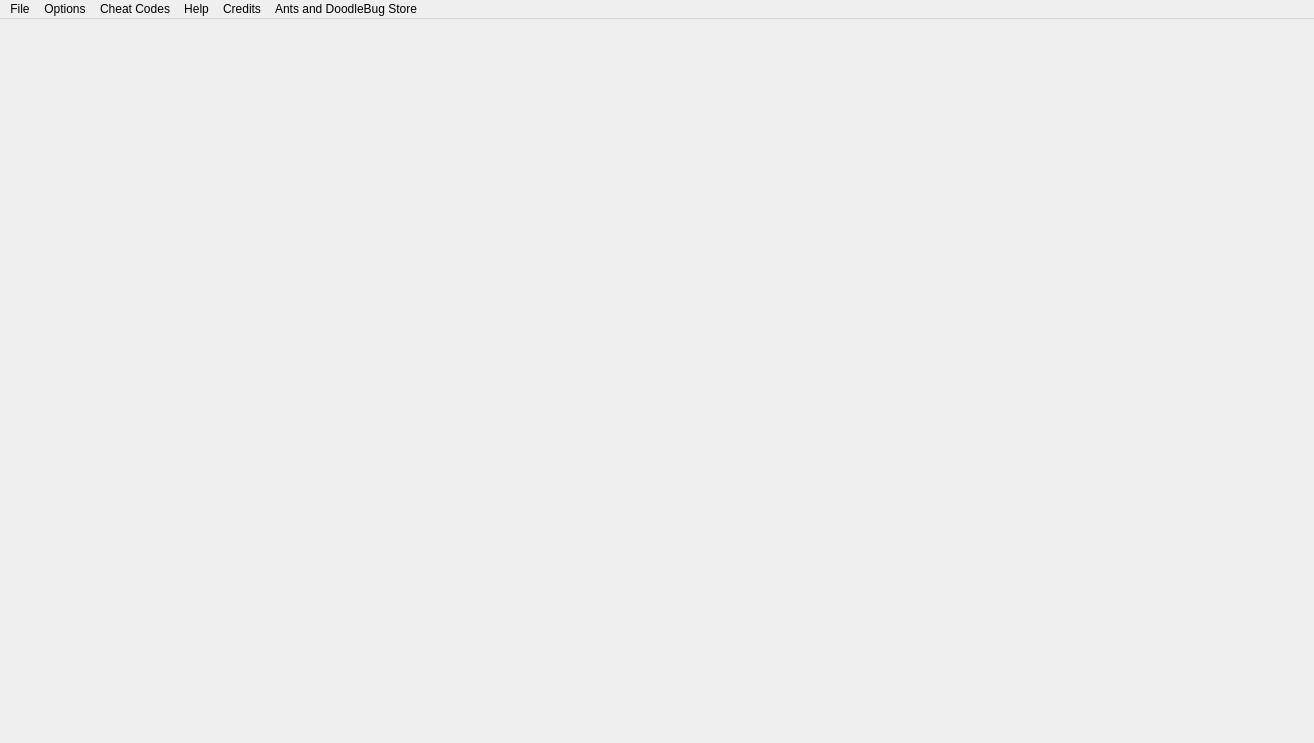
<?xml version="1.0" encoding="UTF-8"?>
<ui version="4.0">
 <class>MainWindow</class>
 <widget class="QMainWindow" name="MainWindow">
  <property name="geometry">
   <rect>
    <x>0</x>
    <y>0</y>
    <width>1314</width>
    <height>743</height>
   </rect>
  </property>
  <property name="windowTitle">
   <string>MainWindow</string>
  </property>
  <widget class="QWidget" name="centralWidget">
   <widget class="QWidget" name="widget" native="true">
    <property name="geometry">
     <rect>
      <x>-1</x>
      <y>-1</y>
      <width>1301</width>
      <height>571</height>
     </rect>
    </property>
   </widget>
  </widget>
  <widget class="QMenuBar" name="menuBar">
   <property name="geometry">
    <rect>
     <x>0</x>
     <y>0</y>
     <width>1314</width>
     <height>26</height>
    </rect>
   </property>
   <widget class="QMenu" name="menuFile">
    <property name="title">
     <string>File</string>
    </property>
    <widget class="QMenu" name="menuSave_Game">
     <property name="title">
      <string>Save Game</string>
     </property>
     <addaction name="actionSave_Slot_1"/>
     <addaction name="separator"/>
     <addaction name="actionSave_Slot_2"/>
     <addaction name="separator"/>
     <addaction name="actionSave_Slot_3"/>
     <addaction name="separator"/>
     <addaction name="actionSave_Slot_4"/>
     <addaction name="separator"/>
     <addaction name="actionSave_Slot_5"/>
    </widget>
    <widget class="QMenu" name="menuOpen_Game">
     <property name="title">
      <string>Open Game</string>
     </property>
     <addaction name="actionSave_Slot_6"/>
     <addaction name="separator"/>
     <addaction name="actionSave_Slot_7"/>
     <addaction name="separator"/>
     <addaction name="actionSave_Slot_8"/>
     <addaction name="separator"/>
     <addaction name="actionSave_Slot_9"/>
     <addaction name="separator"/>
     <addaction name="actionSave_Slot_10"/>
    </widget>
    <addaction name="separator"/>
    <addaction name="actionPause_Game"/>
    <addaction name="separator"/>
    <addaction name="actionNew_Game"/>
    <addaction name="separator"/>
    <addaction name="actionMain_Menu"/>
    <addaction name="separator"/>
    <addaction name="menuSave_Game"/>
    <addaction name="separator"/>
    <addaction name="menuOpen_Game"/>
   </widget>
   <widget class="QMenu" name="menuOptions">
    <property name="title">
     <string>Options</string>
    </property>
    <widget class="QMenu" name="menuCostume">
     <property name="title">
      <string>Costumes</string>
     </property>
     <addaction name="action1"/>
     <addaction name="separator"/>
     <addaction name="action2"/>
     <addaction name="separator"/>
     <addaction name="action3"/>
     <addaction name="separator"/>
     <addaction name="action4"/>
     <addaction name="separator"/>
     <addaction name="action5"/>
    </widget>
    <widget class="QMenu" name="menuStep_Through">
     <property name="title">
      <string>Step Through</string>
     </property>
     <widget class="QMenu" name="menuAutomatic">
      <property name="title">
       <string>Automatic</string>
      </property>
      <widget class="QMenu" name="menuSpeed">
       <property name="title">
        <string>Speed</string>
       </property>
       <addaction name="actionX2"/>
       <addaction name="separator"/>
       <addaction name="actionX4"/>
       <addaction name="separator"/>
       <addaction name="actionX6"/>
       <addaction name="separator"/>
       <addaction name="actionX8"/>
       <addaction name="separator"/>
       <addaction name="actionX10"/>
      </widget>
      <addaction name="menuSpeed"/>
     </widget>
     <addaction name="actionManual"/>
     <addaction name="separator"/>
     <addaction name="menuAutomatic"/>
    </widget>
    <addaction name="separator"/>
    <addaction name="menuCostume"/>
    <addaction name="separator"/>
    <addaction name="menuStep_Through"/>
   </widget>
   <widget class="QMenu" name="menuCheat_Codes">
    <property name="title">
     <string>Cheat Codes</string>
    </property>
    <widget class="QMenu" name="menuDiscovered">
     <property name="title">
      <string>Discovered</string>
     </property>
     <addaction name="actionCheat_1"/>
     <addaction name="separator"/>
     <addaction name="actionCheat_2"/>
     <addaction name="separator"/>
     <addaction name="actionCheat_3"/>
     <addaction name="separator"/>
     <addaction name="actionCheat_4"/>
     <addaction name="separator"/>
     <addaction name="actionCheat_5"/>
    </widget>
    <addaction name="actionAdd"/>
    <addaction name="separator"/>
    <addaction name="menuDiscovered"/>
   </widget>
   <widget class="QMenu" name="menuHelp">
    <property name="title">
     <string>Help</string>
    </property>
   </widget>
   <widget class="QMenu" name="menuCredits">
    <property name="title">
     <string>Credits</string>
    </property>
    <addaction name="actionAri_Berkson"/>
    <addaction name="actionAustin_Harmon"/>
    <addaction name="actionAdam_Mallon"/>
    <addaction name="actionJed_Ahmadia"/>
   </widget>
   <widget class="QMenu" name="menuAnts_and_Doodle_Store">
    <property name="title">
     <string>Ants and DoodleBug Store</string>
    </property>
    <addaction name="separator"/>
    <addaction name="actionAdd_Jewels"/>
    <addaction name="separator"/>
    <addaction name="actionAdd_Revive"/>
    <addaction name="separator"/>
   </widget>
   <addaction name="menuFile"/>
   <addaction name="menuOptions"/>
   <addaction name="menuCheat_Codes"/>
   <addaction name="menuHelp"/>
   <addaction name="menuCredits"/>
   <addaction name="menuAnts_and_Doodle_Store"/>
  </widget>
  <action name="actionPause_Game">
   <property name="text">
    <string>Pause Game</string>
   </property>
  </action>
  <action name="actionNew_Game">
   <property name="text">
    <string>New Game</string>
   </property>
  </action>
  <action name="actionMain_Menu">
   <property name="text">
    <string>Main Menu</string>
   </property>
  </action>
  <action name="action1">
   <property name="checkable">
    <bool>true</bool>
   </property>
   <property name="text">
    <string>1.</string>
   </property>
  </action>
  <action name="action2">
   <property name="checkable">
    <bool>true</bool>
   </property>
   <property name="text">
    <string>2.</string>
   </property>
  </action>
  <action name="action3">
   <property name="checkable">
    <bool>true</bool>
   </property>
   <property name="text">
    <string>3.</string>
   </property>
  </action>
  <action name="action4">
   <property name="checkable">
    <bool>true</bool>
   </property>
   <property name="text">
    <string>4.</string>
   </property>
  </action>
  <action name="action5">
   <property name="checkable">
    <bool>true</bool>
   </property>
   <property name="text">
    <string>5.</string>
   </property>
  </action>
  <action name="actionManual">
   <property name="checkable">
    <bool>true</bool>
   </property>
   <property name="text">
    <string>Manual</string>
   </property>
  </action>
  <action name="actionX2">
   <property name="checkable">
    <bool>true</bool>
   </property>
   <property name="text">
    <string>x2</string>
   </property>
  </action>
  <action name="actionX4">
   <property name="checkable">
    <bool>true</bool>
   </property>
   <property name="text">
    <string>x4</string>
   </property>
  </action>
  <action name="actionX6">
   <property name="checkable">
    <bool>true</bool>
   </property>
   <property name="text">
    <string>x6</string>
   </property>
  </action>
  <action name="actionX8">
   <property name="checkable">
    <bool>true</bool>
   </property>
   <property name="text">
    <string>x8</string>
   </property>
  </action>
  <action name="actionX10">
   <property name="checkable">
    <bool>true</bool>
   </property>
   <property name="text">
    <string>x10</string>
   </property>
   <property name="toolTip">
    <string>Make the step through 10x Faster</string>
   </property>
  </action>
  <action name="actionSave_Slot_1">
   <property name="text">
    <string>Save Slot 1</string>
   </property>
  </action>
  <action name="actionSave_Slot_2">
   <property name="text">
    <string>Save Slot 2</string>
   </property>
  </action>
  <action name="actionSave_Slot_3">
   <property name="text">
    <string>Save Slot 3</string>
   </property>
  </action>
  <action name="actionSave_Slot_4">
   <property name="text">
    <string>Save Slot 4</string>
   </property>
  </action>
  <action name="actionSave_Slot_5">
   <property name="text">
    <string>Save Slot 5</string>
   </property>
  </action>
  <action name="actionAdd">
   <property name="text">
    <string>Add</string>
   </property>
  </action>
  <action name="actionCheat_1">
   <property name="checkable">
    <bool>true</bool>
   </property>
   <property name="text">
    <string>Cheat 1</string>
   </property>
  </action>
  <action name="actionCheat_2">
   <property name="checkable">
    <bool>true</bool>
   </property>
   <property name="text">
    <string>Cheat 2</string>
   </property>
  </action>
  <action name="actionCheat_3">
   <property name="checkable">
    <bool>true</bool>
   </property>
   <property name="text">
    <string>Cheat 3</string>
   </property>
  </action>
  <action name="actionCheat_4">
   <property name="checkable">
    <bool>true</bool>
   </property>
   <property name="text">
    <string>Cheat 4</string>
   </property>
  </action>
  <action name="actionCheat_5">
   <property name="checkable">
    <bool>true</bool>
   </property>
   <property name="text">
    <string>Cheat 5</string>
   </property>
  </action>
  <action name="actionAri_Berkson">
   <property name="text">
    <string>Ari Berkson</string>
   </property>
  </action>
  <action name="actionAustin_Harmon">
   <property name="text">
    <string>Austin Harmon</string>
   </property>
  </action>
  <action name="actionAdam_Mallon">
   <property name="text">
    <string>Adam Mallon</string>
   </property>
  </action>
  <action name="actionJed_Ahmadia">
   <property name="text">
    <string>Jed Ahmadia</string>
   </property>
  </action>
  <action name="actionAdd_Jewels">
   <property name="text">
    <string>Add Jewels</string>
   </property>
  </action>
  <action name="actionAdd_Revive">
   <property name="text">
    <string>Add Revive</string>
   </property>
  </action>
  <action name="actionSave_Slot_6">
   <property name="text">
    <string>Save Slot 1</string>
   </property>
  </action>
  <action name="actionSave_Slot_7">
   <property name="text">
    <string>Save Slot 2</string>
   </property>
  </action>
  <action name="actionSave_Slot_8">
   <property name="text">
    <string>Save Slot 3</string>
   </property>
  </action>
  <action name="actionSave_Slot_9">
   <property name="text">
    <string>Save Slot 4</string>
   </property>
  </action>
  <action name="actionSave_Slot_10">
   <property name="text">
    <string>Save Slot 5</string>
   </property>
  </action>
 </widget>
 <layoutdefault spacing="6" margin="11"/>
 <resources/>
 <connections/>
</ui>
